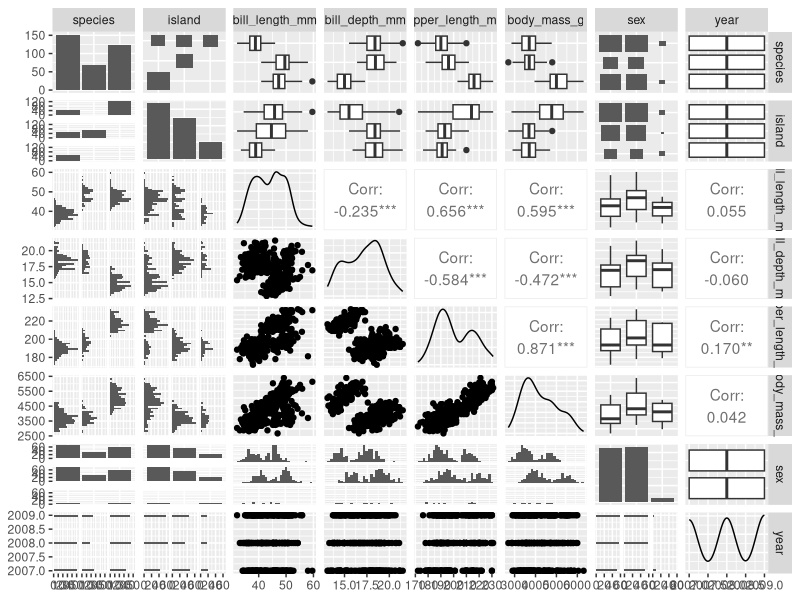
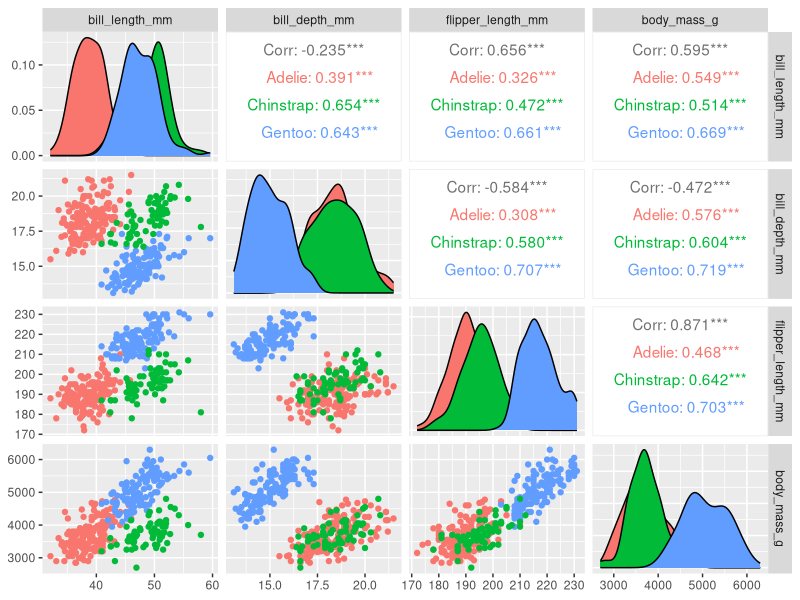

Write the R code that produced these figures, in order.
library(palmerpenguins)
library(GGally)
library(skimr)
library(tidyverse)

# take a look at the penguins dataset 
str(penguins)

#view col names
names(penguins)
colnames(penguins)

dim(penguins)


# get a summary of the data
summary(penguins)
skimr::skim(penguins)
head(penguins)

#make a pair plot 
GGally::ggpairs(penguins)

#make a pairplot by species
GGally::ggpairs(penguins, columns = 3:6, 
                ggplot2::aes(col =species))



